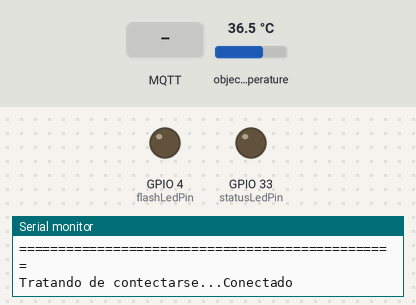
Simulated run of this sketch. Board: ESP32. Shown: output pins drawn as LEDs (lit = HIGH), the last lines printed to the serial monitor. The inputs (shaded band) are chosen by the test bench; at power-on: object temperature 36.5 °C. WiFi joins after 1.5 s; servers stay silent unless stated; no MQTT or app messages arrive unless stated.

Above: at 5.2 s.
5.3 s: MQTT message "true" arrives on the first subscribed topic
At 6.2 s:
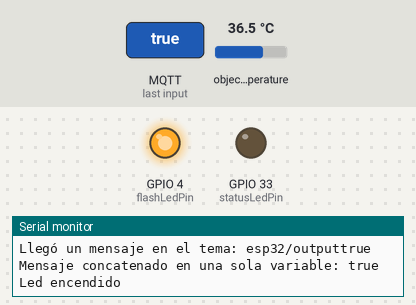
8.3 s: MQTT message "false" arrives on the first subscribed topic
At 9.7 s:
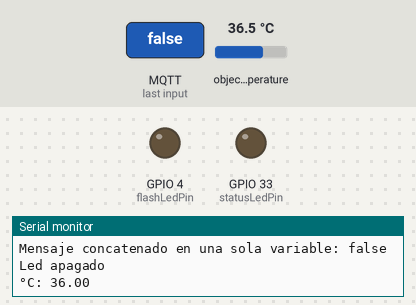
Timing chart, 0 to 11.3 s (numbered marks = the images above; inputs shaded):
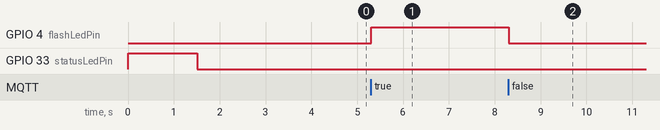

The sketch:

MLX90614.ino
```cpp
/*
 * Programa completo de IoT con sensor de temperatura Infrarrojo
 * por: Hugo Escalpelo
 * Fecha: 04 febrero de 2022
 *
 * Este programa envia los datos del sensor de temperatura Infrarrojo MLX90614
 * por MQTT a un flow que lo muestra en un dashboard, guarda en base de datos y
 * devuelve informacion.
 *
 * Sensor MLX90614    PinESP32CAM
 * Vin----------------5V
 * GND----------------GND
 * SDA----------------14
 * SCL----------------15
 */

//Bibliotecas
#include <WiFi.h>  // Biblioteca para el control de WiFi
#include <PubSubClient.h> //Biblioteca para conexion MQTT
#include <Adafruit_MLX90614.h>
#include <Wire.h>

//Datos de WiFi
const char* ssid = "HULUX-kkNH";  // Aquí debes poner el nombre de tu red
const char* password = "plDZ6wHyB2S6";  // Aquí debes poner la contraseña de tu red

//Datos del broker MQTT
const char* mqtt_server = "192.168.39.127"; // Si estas en una red local, coloca la IP asignada, en caso contrario, coloca la IP publica
IPAddress server(192,168,39,127);

// Objetos
WiFiClient espClient; // Este objeto maneja los datos de conexion WiFi
PubSubClient client(espClient); // Este objeto maneja los datos de conexion al broker
Adafruit_MLX90614 mlx = Adafruit_MLX90614();

// Variables
int flashLedPin = 4;  // Para indicar el estatus de conexión
int statusLedPin = 33; // Para ser controlado por MQTT
long timeNow, timeLast; // Variables de control de tiempo no bloqueante
int data = 0; // Contador
int wait = 5000;  // Indica la espera cada 5 segundos para envío de mensajes MQTT

// Inicialización del programa
void setup() {
  // Iniciar comunicación serial
  Serial.begin (115200);
  pinMode (flashLedPin, OUTPUT);
  pinMode (statusLedPin, OUTPUT);
  digitalWrite (flashLedPin, LOW);
  digitalWrite (statusLedPin, HIGH);

  Serial.println();
  Serial.println();
  Serial.print("Conectar a ");
  Serial.println(ssid);

  WiFi.begin(ssid, password); // Esta es la función que realiz la conexión a WiFi

  while (WiFi.status() != WL_CONNECTED) { // Este bucle espera a que se realice la conexión
    digitalWrite (statusLedPin, HIGH);
    delay(500); //dado que es de suma importancia esperar a la conexión, debe usarse espera bloqueante
    digitalWrite (statusLedPin, LOW);
    Serial.print(".");  // Indicador de progreso
    delay (5);
  }

  // Cuando se haya logrado la conexión, el programa avanzará, por lo tanto, puede informarse lo siguiente
  Serial.println();
  Serial.println("WiFi conectado");
  Serial.println("Direccion IP: ");
  Serial.println(WiFi.localIP());

  // Si se logro la conexión, encender led
  if (WiFi.status () > 0){
  digitalWrite (statusLedPin, LOW);
  }

  delay (1000); // Esta espera es solo una formalidad antes de iniciar la comunicación con el broker

  // Conexión con el broker MQTT
  client.setServer(server, 1883); // Conectarse a la IP del broker en el puerto indicado
  client.setCallback(callback); // Activar función de CallBack, permite recibir mensajes MQTT y ejecutar funciones a partir de ellos
  delay(1500);  // Esta espera es preventiva, espera a la conexión para no perder información

  Wire.begin (14,15);
  if (!mlx.begin(0x5A, &Wire)) {
    Serial.println("Error connecting to MLX sensor. Check wiring.");
    while (1);
  };

  Serial.print("Emissivity = "); Serial.println(mlx.readEmissivity());
  Serial.println("================================================");

  timeLast = millis (); // Inicia el control de tiempo
}// fin del void setup ()

// Cuerpo del programa, bucle principal
void loop() {
  //Verificar siempre que haya conexión al broker
  if (!client.connected()) {
    reconnect();  // En caso de que no haya conexión, ejecutar la función de reconexión, definida despues del void setup ()
  }// fin del if (!client.connected())
  client.loop(); // Esta función es muy importante, ejecuta de manera no bloqueante las funciones necesarias para la comunicación con el broker


  timeNow = millis(); // Control de tiempo para esperas no bloqueantes
  if (timeNow - timeLast > wait) { // Manda un mensaje por MQTT cada cinco segundos
    timeLast = timeNow; // Actualización de seguimiento de tiempo

    data = mlx.readObjectTempC(); // Se envaí la lectura del sensor de temperatura

    char dataString[8]; // Define una arreglo de caracteres para enviarlos por MQTT, especifica la longitud del mensaje en 8 caracteres
    dtostrf(data, 1, 2, dataString);  // Esta es una función nativa de leguaje AVR que convierte un arreglo de caracteres en una variable String
    Serial.print("°C: "); // Se imprime en monitor solo para poder visualizar que el evento sucede
    Serial.println(dataString);
    client.publish("esp32/data", dataString); // Esta es la función que envía los datos por MQTT, especifica el tema y el valor
  }// fin del if (timeNow - timeLast > wait)
}// fin del void loop ()

// Funciones de usuario

// Esta función permite tomar acciones en caso de que se reciba un mensaje correspondiente a un tema al cual se hará una suscripción
void callback(char* topic, byte* message, unsigned int length) {

  // Indicar por serial que llegó un mensaje
  Serial.print("Llegó un mensaje en el tema: ");
  Serial.print(topic);

  // Concatenar los mensajes recibidos para conformarlos como una varialbe String
  String messageTemp; // Se declara la variable en la cual se generará el mensaje completo
  for (int i = 0; i < length; i++) {  // Se imprime y concatena el mensaje
    Serial.print((char)message[i]);
    messageTemp += (char)message[i];
  }

  // Se comprueba que el mensaje se haya concatenado correctamente
  Serial.println();
  Serial.print ("Mensaje concatenado en una sola variable: ");
  Serial.println (messageTemp);

  // En esta parte puedes agregar las funciones que requieras para actuar segun lo necesites al recibir un mensaje MQTT

  // Ejemplo, en caso de recibir el mensaje true - false, se cambiará el estado del led soldado en la placa.
  // El ESP323CAM está suscrito al tema esp/output
  if (String(topic) == "esp32/output") {  // En caso de recibirse mensaje en el tema esp32/output
    if(messageTemp == "true"){
      Serial.println("Led encendido");
      digitalWrite(flashLedPin, HIGH);
    }// fin del if (String(topic) == "esp32/output")
    else if(messageTemp == "false"){
      Serial.println("Led apagado");
      digitalWrite(flashLedPin, LOW);
    }// fin del else if(messageTemp == "false")
  }// fin del if (String(topic) == "esp32/output")
}// fin del void callback

// Función para reconectarse
void reconnect() {
  // Bucle hasta lograr conexión
  while (!client.connected()) { // Pregunta si hay conexión
    Serial.print("Tratando de contectarse...");
    // Intentar reconexión
    if (client.connect("ESP32CAMClient")) { //Pregunta por el resultado del intento de conexión
      Serial.println("Conectado");
      client.subscribe("esp32/output"); // Esta función realiza la suscripción al tema
    }// fin del  if (client.connect("ESP32CAMClient"))
    else {  //en caso de que la conexión no se logre
      Serial.print("Conexion fallida, Error rc=");
      Serial.print(client.state()); // Muestra el codigo de error
      Serial.println(" Volviendo a intentar en 5 segundos");
      // Espera de 5 segundos bloqueante
      delay(5000);
      Serial.println (client.connected ()); // Muestra estatus de conexión
    }// fin del else
  }// fin del bucle while (!client.connected())
}// fin de void reconnect(
```

Measured:
- after the input at 5.3 s, GPIO 4 (flashLedPin): LOW → HIGH at once
- after the input at 8.3 s, GPIO 4 (flashLedPin): HIGH → LOW at once
